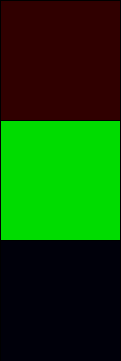
Frame 1 (no input)
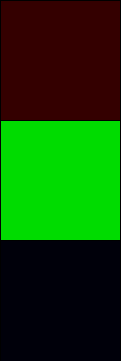
Frame 60 (the mouse pressed at the canvas centre just before this capture)
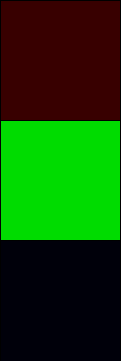
Frame 120 (the mouse held since frame 60 and released just before this capture)

The Processing sketch that drew these frames (run headless with seeded random() and noise(); from frame 60 on, the mouse is pressed at the canvas centre):

// Processing sketch: processing_3430
// ── processing_3430.pde

void setup() {
  size(121,361);
}

void draw() {
  background(204);
  segundos();
  minutos();
  horas();
}

void segundos(){
  int s = second();  // 0 - 59
  fill(s*4,0,0);
  rect(0,0,120,120);
  delay(0);
}

void minutos(){
  int m = minute();  // 0 - 59
  fill(0,m*4,0);
  rect(0,120,120,240);
  delay(0);
}

void horas(){
  int h = hour();  // 0 - 23
  fill(0,0,h*10);
  rect(0,240,120,360);
  delay(0);
}
